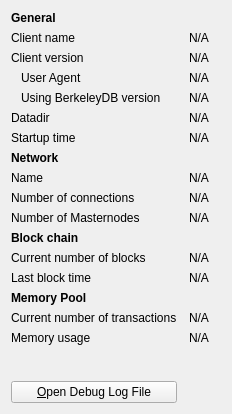
					<widget class="QWidget" name="tab_info">
						<attribute name="title">
							<string>&amp;Information</string>
						</attribute>
						<layout class="QGridLayout" name="gridLayout" columnstretch="0,1,0">
							<property name="horizontalSpacing">
								<number>12</number>
							</property>
							<item row="0" column="0" colspan="2">
								<widget class="QLabel" name="labelToolsGeneral">
									<property name="font">
										<font>
											<weight>75</weight>
											<bold>true</bold>
										</font>
									</property>
									<property name="text">
										<string>General</string>
									</property>
								</widget>
							</item>
							<item row="1" column="0">
								<widget class="QLabel" name="">
									<property name="text">
										<string>Client name</string>
									</property>
								</widget>
							</item>
							<item row="1" column="1" colspan="2">
								<widget class="QLabel" name="clientName">
									<property name="cursor">
										<cursorShape>IBeamCursor</cursorShape>
									</property>
									<property name="text">
										<string>N/A</string>
									</property>
									<property name="textFormat">
										<enum>Qt::PlainText</enum>
									</property>
									<property name="textInteractionFlags">
										<set>Qt::LinksAccessibleByMouse|Qt::TextSelectableByKeyboard|Qt::TextSelectableByMouse</set>
									</property>
								</widget>
							</item>
							<item row="2" column="0">
								<widget class="QLabel" name="label_6">
									<property name="text">
										<string>Client version</string>
									</property>
								</widget>
							</item>
							<item row="2" column="1" colspan="2">
								<widget class="QLabel" name="clientVersion">
									<property name="cursor">
										<cursorShape>IBeamCursor</cursorShape>
									</property>
									<property name="text">
										<string>N/A</string>
									</property>
									<property name="textFormat">
										<enum>Qt::PlainText</enum>
									</property>
									<property name="textInteractionFlags">
										<set>Qt::LinksAccessibleByMouse|Qt::TextSelectableByKeyboard|Qt::TextSelectableByMouse</set>
									</property>
								</widget>
							</item>
							<item row="3" column="0">
								<widget class="QLabel" name="labelClientUserAgent">
									<property name="text">
										<string>User Agent</string>
									</property>
									<property name="indent">
										<number>10</number>
									</property>
								</widget>
							</item>
							<item row="3" column="1" colspan="2">
								<widget class="QLabel" name="clientUserAgent">
									<property name="cursor">
										<cursorShape>IBeamCursor</cursorShape>
									</property>
									<property name="text">
										<string>N/A</string>
									</property>
									<property name="textFormat">
										<enum>Qt::PlainText</enum>
									</property>
									<property name="textInteractionFlags">
										<set>Qt::LinksAccessibleByMouse|Qt::TextSelectableByKeyboard|Qt::TextSelectableByMouse</set>
									</property>
								</widget>
							</item>
							<item row="4" column="0">
								<widget class="QLabel" name="label_berkeleyDBVersion">
									<property name="text">
										<string>Using BerkeleyDB version</string>
									</property>
									<property name="indent">
										<number>10</number>
									</property>
								</widget>
							</item>
							<item row="4" column="1" colspan="2">
								<widget class="QLabel" name="berkeleyDBVersion">
									<property name="cursor">
										<cursorShape>IBeamCursor</cursorShape>
									</property>
									<property name="text">
										<string>N/A</string>
									</property>
									<property name="textFormat">
										<enum>Qt::PlainText</enum>
									</property>
									<property name="textInteractionFlags">
										<set>Qt::LinksAccessibleByMouse|Qt::TextSelectableByKeyboard|Qt::TextSelectableByMouse</set>
									</property>
								</widget>
							</item>
							<item row="5" column="0">
								<widget class="QLabel" name="label_12">
									<property name="text">
										<string>Datadir</string>
									</property>
								</widget>
							</item>
							<item row="5" column="1" colspan="2">
								<widget class="QLabel" name="dataDir">
									<property name="cursor">
										<cursorShape>IBeamCursor</cursorShape>
									</property>
									<property name="text">
										<string>N/A</string>
									</property>
									<property name="textFormat">
										<enum>Qt::PlainText</enum>
									</property>
									<property name="wordWrap">
										<bool>true</bool>
									</property>
									<property name="textInteractionFlags">
										<set>Qt::LinksAccessibleByMouse|Qt::TextSelectableByKeyboard|Qt::TextSelectableByMouse</set>
									</property>
								</widget>
							</item>
							<item row="6" column="0">
								<widget class="QLabel" name="label_13">
									<property name="text">
										<string>Startup time</string>
									</property>
								</widget>
							</item>
							<item row="6" column="1" colspan="2">
								<widget class="QLabel" name="startupTime">
									<property name="cursor">
										<cursorShape>IBeamCursor</cursorShape>
									</property>
									<property name="text">
										<string>N/A</string>
									</property>
									<property name="textFormat">
										<enum>Qt::PlainText</enum>
									</property>
									<property name="textInteractionFlags">
										<set>Qt::LinksAccessibleByMouse|Qt::TextSelectableByKeyboard|Qt::TextSelectableByMouse</set>
									</property>
								</widget>
							</item>
							<item row="7" column="0" colspan="2">
								<widget class="QLabel" name="labelToolsNetwork">
									<property name="font">
										<font>
											<weight>75</weight>
											<bold>true</bold>
										</font>
									</property>
									<property name="text">
										<string>Network</string>
									</property>
								</widget>
							</item>
							<item row="8" column="0">
								<widget class="QLabel" name="label_8">
									<property name="text">
										<string>Name</string>
									</property>
								</widget>
							</item>
							<item row="8" column="1" colspan="2">
								<widget class="QLabel" name="networkName">
									<property name="cursor">
										<cursorShape>IBeamCursor</cursorShape>
									</property>
									<property name="text">
										<string>N/A</string>
									</property>
									<property name="textFormat">
										<enum>Qt::PlainText</enum>
									</property>
									<property name="textInteractionFlags">
										<set>Qt::LinksAccessibleByMouse|Qt::TextSelectableByKeyboard|Qt::TextSelectableByMouse</set>
									</property>
								</widget>
							</item>
							<item row="9" column="0">
								<widget class="QLabel" name="label_7">
									<property name="text">
										<string>Number of connections</string>
									</property>
								</widget>
							</item>
							<item row="9" column="1" colspan="2">
								<widget class="QLabel" name="numberOfConnections">
									<property name="cursor">
										<cursorShape>IBeamCursor</cursorShape>
									</property>
									<property name="text">
										<string>N/A</string>
									</property>
									<property name="textFormat">
										<enum>Qt::PlainText</enum>
									</property>
									<property name="textInteractionFlags">
										<set>Qt::LinksAccessibleByMouse|Qt::TextSelectableByKeyboard|Qt::TextSelectableByMouse</set>
									</property>
								</widget>
							</item>
							<item row="10" column="0">
								<widget class="QLabel" name="masternodeCountLabel">
									<property name="text">
										<string>Number of Masternodes</string>
									</property>
								</widget>
							</item>
							<item row="10" column="1">
								<widget class="QLabel" name="masternodeCount">
									<property name="text">
										<string>N/A</string>
									</property>
								</widget>
							</item>
							<item row="11" column="0" colspan="2">
								<widget class="QLabel" name="labelToolsBlockChain">
									<property name="font">
										<font>
											<weight>75</weight>
											<bold>true</bold>
										</font>
									</property>
									<property name="text">
										<string>Block chain</string>
									</property>
								</widget>
							</item>
							<item row="12" column="0">
								<widget class="QLabel" name="label_3">
									<property name="text">
										<string>Current number of blocks</string>
									</property>
								</widget>
							</item>
							<item row="12" column="1" colspan="2">
								<widget class="QLabel" name="numberOfBlocks">
									<property name="cursor">
										<cursorShape>IBeamCursor</cursorShape>
									</property>
									<property name="text">
										<string>N/A</string>
									</property>
									<property name="textFormat">
										<enum>Qt::PlainText</enum>
									</property>
									<property name="textInteractionFlags">
										<set>Qt::LinksAccessibleByMouse|Qt::TextSelectableByKeyboard|Qt::TextSelectableByMouse</set>
									</property>
								</widget>
							</item>
							<item row="13" column="0">
								<widget class="QLabel" name="labelLastBlockTime">
									<property name="text">
										<string>Last block time</string>
									</property>
								</widget>
							</item>
							<item row="13" column="1" colspan="2">
								<widget class="QLabel" name="lastBlockTime">
									<property name="cursor">
										<cursorShape>IBeamCursor</cursorShape>
									</property>
									<property name="text">
										<string>N/A</string>
									</property>
									<property name="textFormat">
										<enum>Qt::PlainText</enum>
									</property>
									<property name="textInteractionFlags">
										<set>Qt::LinksAccessibleByMouse|Qt::TextSelectableByKeyboard|Qt::TextSelectableByMouse</set>
									</property>
								</widget>
							</item>
							<item row="14" column="0" colspan="2">
								<widget class="QLabel" name="labelToolsMempool">
									<property name="font">
										<font>
											<weight>75</weight>
											<bold>true</bold>
										</font>
									</property>
									<property name="text">
										<string>Memory Pool</string>
									</property>
								</widget>
							</item>
							<item row="15" column="0">
								<widget class="QLabel" name="labelNumberOfTransactions">
									<property name="text">
										<string>Current number of transactions</string>
									</property>
								</widget>
							</item>
							<item row="15" column="1">
								<widget class="QLabel" name="mempoolNumberTxs">
									<property name="cursor">
										<cursorShape>IBeamCursor</cursorShape>
									</property>
									<property name="text">
										<string>N/A</string>
									</property>
									<property name="textFormat">
										<enum>Qt::PlainText</enum>
									</property>
									<property name="textInteractionFlags">
										<set>Qt::LinksAccessibleByMouse|Qt::TextSelectableByKeyboard|Qt::TextSelectableByMouse</set>
									</property>
								</widget>
							</item>
							<item row="16" column="0">
								<widget class="QLabel" name="labelMemoryUsage">
									<property name="text">
										<string>Memory usage</string>
									</property>
								</widget>
							</item>
							<item row="16" column="1">
								<widget class="QLabel" name="mempoolSize">
									<property name="cursor">
										<cursorShape>IBeamCursor</cursorShape>
									</property>
									<property name="text">
										<string>N/A</string>
									</property>
									<property name="textFormat">
										<enum>Qt::PlainText</enum>
									</property>
									<property name="textInteractionFlags">
										<set>Qt::LinksAccessibleByMouse|Qt::TextSelectableByKeyboard|Qt::TextSelectableByMouse</set>
									</property>
								</widget>
							</item>
							<item row="18" column="0" rowspan="3">
								<layout class="QVBoxLayout" name="verticalLayoutDebugButton">
									<property name="spacing">
										<number>3</number>
									</property>
									<item>
										<spacer name="verticalSpacer_2">
											<property name="orientation">
												<enum>Qt::Vertical</enum>
											</property>
											<property name="sizeHint" stdset="0">
												<size>
													<width>10</width>
													<height>5</height>
												</size>
											</property>
										</spacer>
									</item>
									<item>
										<widget class="QPushButton" name="openDebugLogfileButton">
											<property name="toolTip">
												<string>Open the SDRT debug log file from the current data directory. This can take a few seconds for large log files.</string>
											</property>
											<property name="text">
												<string>&amp;Open Debug Log File</string>
											</property>
											<property name="autoDefault">
												<bool>false</bool>
											</property>
										</widget>
									</item>
								</layout>
							</item>
							<item row="19" column="0">
								<spacer name="verticalSpacer">
									<property name="orientation">
										<enum>Qt::Vertical</enum>
									</property>
									<property name="sizeHint" stdset="0">
										<size>
											<width>20</width>
											<height>40</height>
										</size>
									</property>
								</spacer>
							</item>
						</layout>
					</widget>
